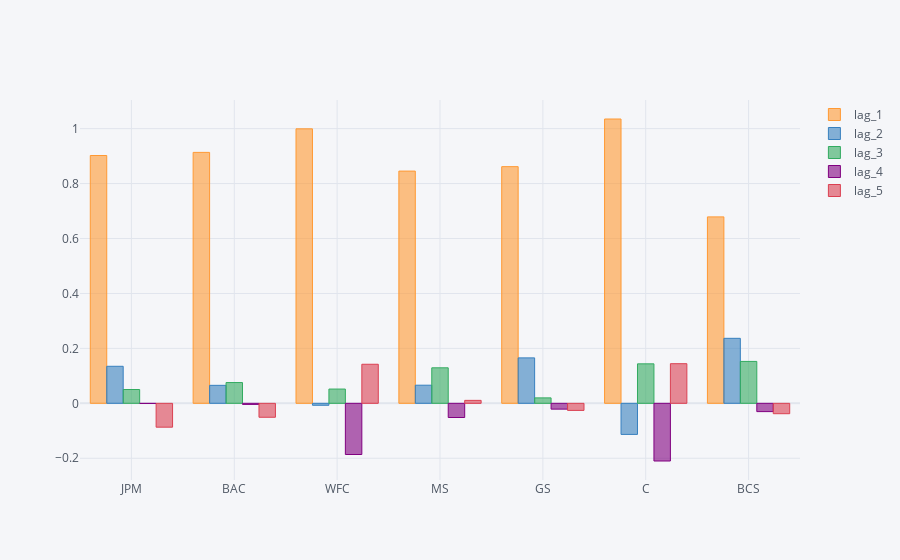

The code cell stored with this chart in its notebook:
### Markdown cell above
**Intraday** the optimal regression parameters show more variation.

### Code cell
regd.iplot(kind='bar')

### Figure 1 — Plotly figure (JSON) as saved in the notebook; plotly's stock layout.template omitted (floating-point values rounded to 4 significant figures)
{"data": [{"marker": {"color": "rgba(255, 153, 51, 0.6)", "line": {"color": "rgba(255, 153, 51, 1.0)", "width": 1}}, "name": "lag_1", "orientation": "v", "text": "", "type": "bar", "x": ["JPM", "BAC", "WFC", "MS", "GS", "C", "BCS"], "y": [0.9021, 0.9135, 0.9992, 0.8454, 0.8615, 1.035, 0.6786]}, {"marker": {"color": "rgba(55, 128, 191, 0.6)", "line": {"color": "rgba(55, 128, 191, 1.0)", "width": 1}}, "name": "lag_2", "orientation": "v", "text": "", "type": "bar", "x": ["JPM", "BAC", "WFC", "MS", "GS", "C", "BCS"], "y": [0.1349, 0.06554, -0.007039, 0.06605, 0.1654, -0.1132, 0.2366]}, {"marker": {"color": "rgba(50, 171, 96, 0.6)", "line": {"color": "rgba(50, 171, 96, 1.0)", "width": 1}}, "name": "lag_3", "orientation": "v", "text": "", "type": "bar", "x": ["JPM", "BAC", "WFC", "MS", "GS", "C", "BCS"], "y": [0.05033, 0.07564, 0.05195, 0.1293, 0.01984, 0.1438, 0.1526]}, {"marker": {"color": "rgba(128, 0, 128, 0.6)", "line": {"color": "rgba(128, 0, 128, 1.0)", "width": 1}}, "name": "lag_4", "orientation": "v", "text": "", "type": "bar", "x": ["JPM", "BAC", "WFC", "MS", "GS", "C", "BCS"], "y": [-0.0004646, -0.003947, -0.1863, -0.05157, -0.02112, -0.2099, -0.03015]}, {"marker": {"color": "rgba(219, 64, 82, 0.6)", "line": {"color": "rgba(219, 64, 82, 1.0)", "width": 1}}, "name": "lag_5", "orientation": "v", "text": "", "type": "bar", "x": ["JPM", "BAC", "WFC", "MS", "GS", "C", "BCS"], "y": [-0.08679, -0.05069, 0.1423, 0.01079, -0.02571, 0.1443, -0.03777]}], "layout": {"legend": {"bgcolor": "#F5F6F9", "font": {"color": "#4D5663"}}, "paper_bgcolor": "#F5F6F9", "plot_bgcolor": "#F5F6F9", "title": {"font": {"color": "#4D5663"}}, "xaxis": {"gridcolor": "#E1E5ED", "showgrid": true, "tickfont": {"color": "#4D5663"}, "title": {"font": {"color": "#4D5663"}, "text": ""}, "zerolinecolor": "#E1E5ED"}, "yaxis": {"gridcolor": "#E1E5ED", "showgrid": true, "tickfont": {"color": "#4D5663"}, "title": {"font": {"color": "#4D5663"}, "text": ""}, "zerolinecolor": "#E1E5ED"}}}
